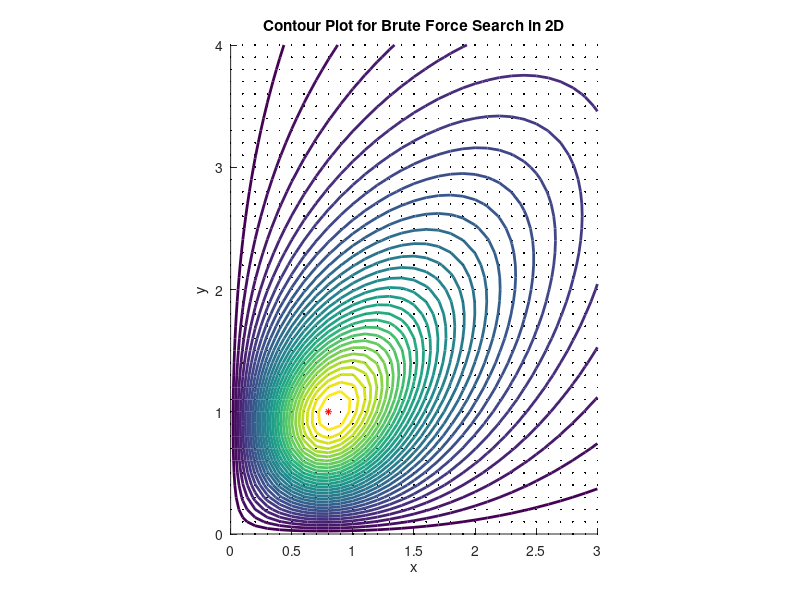

Reproduce this figure in MATLAB.
% Numerical Optimization - Brute Force Search in 2D
% Created by: Atif Shoukat Ali
% Email : atif@atifali.ca

close all;
clear all;
clc;

%%
% function, range and accuracy pre-defined
f = @(x,y) (x.*y)./(2 + (2.*(x.^4)) + y.^4); % the given function
a = 0; b = 3; % x range
p = 0; q = 4; % y range
w = 0.1; % accuracy of the maximum estimate
contour_lines = 30; % the number of contour lines for the visualization

%%
% determining and timing the maximum
tic;
x = a:w:b; y = p:w:q;
[X,Y] = meshgrid(x,y);
Z = f(X,Y);
[zmax,ind] = max(Z(:));
xmax = X(ind); ymax = Y(ind);
toc;

%%
% printing the final results
fprintf(['Maximum value is approximately %.3f, '...
    'found at x = %.3f & y = %.3f, '...
    'with absolute error less than h = %.3f.\n\n'],...
    zmax,xmax,ymax,w);

%%
% plotting the final results
figure('Name','Contour Plot for Brute Force Search in 2D');
title('Contour Plot for Brute Force Search in 2D')
xlabel('x');
ylabel('y');
hold on;
plot(X,Y,'k.','MarkerSize',4);
contour(X,Y,Z,contour_lines,'LineWidth',2);
hold on;
plot(xmax, ymax, 'r*', 'MarkerSize',5);
axis equal;